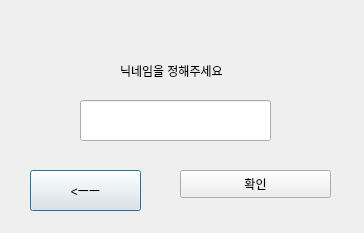
<?xml version="1.0" encoding="UTF-8"?>
<ui version="4.0">
 <class>Dialog</class>
 <widget class="QDialog" name="Dialog">
  <property name="geometry">
   <rect>
    <x>0</x>
    <y>0</y>
    <width>364</width>
    <height>233</height>
   </rect>
  </property>
  <property name="windowTitle">
   <string>Dialog</string>
  </property>
  <widget class="QLineEdit" name="lineEdit">
   <property name="geometry">
    <rect>
     <x>80</x>
     <y>100</y>
     <width>191</width>
     <height>41</height>
    </rect>
   </property>
  </widget>
  <widget class="QLabel" name="label">
   <property name="geometry">
    <rect>
     <x>120</x>
     <y>50</y>
     <width>131</width>
     <height>41</height>
    </rect>
   </property>
   <property name="text">
    <string>닉네임을 정해주세요</string>
   </property>
  </widget>
  <widget class="QPushButton" name="pushButton_back">
   <property name="geometry">
    <rect>
     <x>30</x>
     <y>170</y>
     <width>111</width>
     <height>41</height>
    </rect>
   </property>
   <property name="text">
    <string>&lt;ㅡㅡ</string>
   </property>
  </widget>
  <widget class="QPushButton" name="pushButton_profile">
   <property name="geometry">
    <rect>
     <x>180</x>
     <y>170</y>
     <width>151</width>
     <height>28</height>
    </rect>
   </property>
   <property name="text">
    <string>확인</string>
   </property>
  </widget>
 </widget>
 <resources/>
 <connections/>
</ui>
